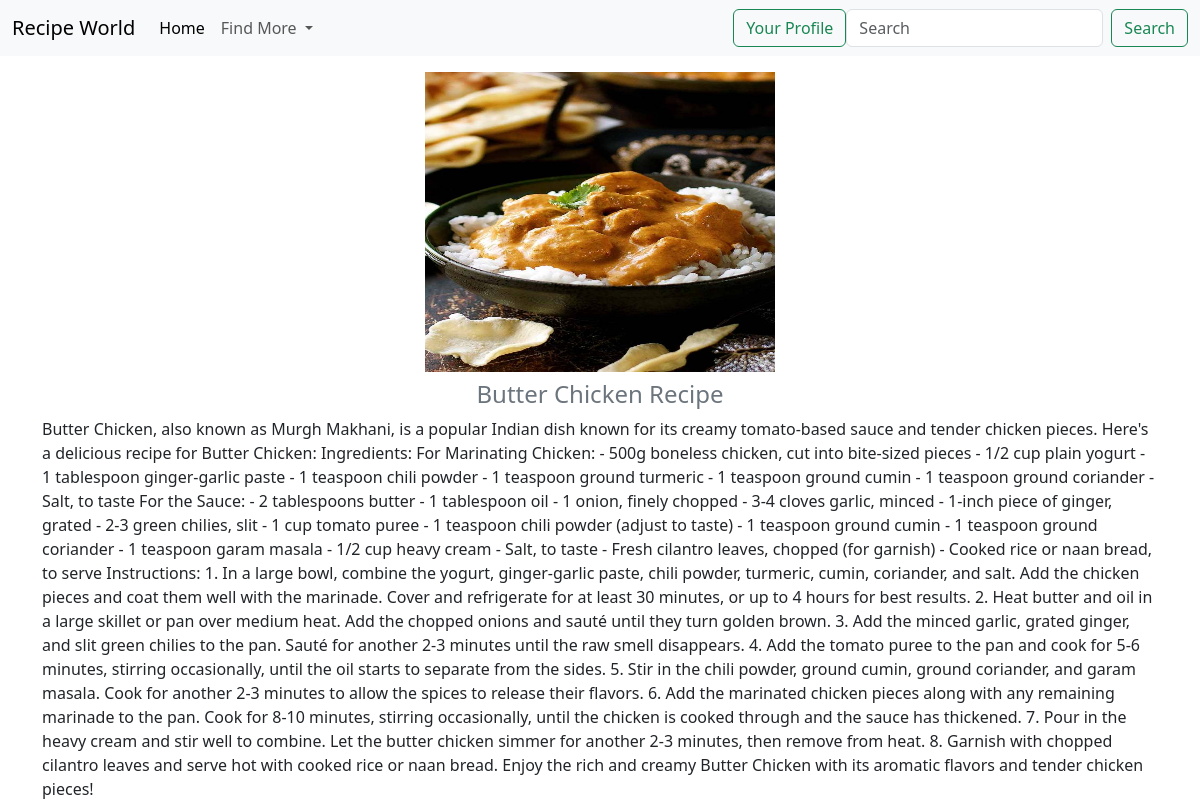
The page /detail_recipe/16/ on the database its author committed.
### Recipe/models.py (models this page shows)
class Receipe(models.Model):
    user = models.ForeignKey(User, on_delete=models.SET_NULL, null=True, blank=True)
    receipe_name = models.CharField(max_length = 100)
    receipe_discription = models.TextField()
    receipe_image = models.ImageField(upload_to= 'receipe')

### Recipe/views.py (the view)
# urls.py: path('detail_recipe/<pk>/',DetailReciepi.as_view(), name="detail_recipe"),
class DetailReciepi(DetailView):
    model = Receipe
    template_name='detail.html'

### Recipe/templates/detail.html (shortened to what this page needs)
{% load static %}
<!DOCTYPE html>
<html lang="en">
<head>
  <link href="https://cdn.jsdelivr.net/npm/bootstrap@5.3.2/dist/css/bootstrap.min.css" rel="stylesheet">
</head>
<body>
    <nav class="navbar navbar-expand-lg fixed-top bg-body-tertiary">
        <div class="container-fluid">
          <a class="navbar-brand" href="">Recipe World</a>
          <div class="collapse navbar-collapse" id="navbarSupportedContent">
            <ul class="navbar-nav me-auto mb-2 mb-lg-0">
              <li class="nav-item">
                <a class="nav-link active" aria-current="page" href="/">Home</a>
              </li>
              <li class="nav-item dropdown">
                <a class="nav-link dropdown-toggle" href="#" role="button" data-bs-toggle="dropdown" aria-expanded="false">
                  Find More
                </a>
              </li>
            </ul>
            <a class="btn btn-outline-success " href="/add_recipe" name="profile" type="submit">Your Profile</a>
            <form class="d-flex" role="search" method = "post">
              <input class="form-control me-2" type="search" placeholder="Search" aria-label="Search">
              <button class="btn btn-outline-success" name="search" type="submit">Search</button>
            </form>
          </div>
        </div>
    </nav>
    <br><br><br>
      <div class="container mx-auto">
            <div class="d-flex flex-column justify-content-center align-items-center" >
              <img src="/media/{{receipe.receipe_image}}" alt="" style="height: 300px;" width="350px">
              <h4 class="text-secondary my-2 ">{{receipe.receipe_name}} </h4>
              <td> {{receipe.receipe_discription}} </td>
            </div>
        </div>
</body>
</html>

### rows shown on the page
Receipe: receipe_image (picture), receipe_name "Butter Chicken Recipe", receipe_discription "Butter Chicken, also known as Murgh Makhani, is a popular Indian dish known for its creamy tomato-based sauce and tender chicken pieces. Here's a delicious recipe for Butter Chicken: Ingredients: For Marinating Chicken: - 500g boneless chicken, cut into bite-sized pieces - 1/2 cup plain yogurt - 1 tablespoon ginger-garlic paste - 1 teaspoon chili powder - 1 teaspoon ground turmeric - 1 teaspoon ground cumin - 1 teaspoon ground coriander - Salt, to taste For the Sauce: - 2 tablespoons butter - 1 tablespoon oil - 1 onion, finely chopped - 3-4 cloves garlic, minced - 1-inch piece of ginger, grated - 2-3 green chilies, slit - 1 cup tomato puree - 1 teaspoon chili powder (adjust to taste) - 1…"
